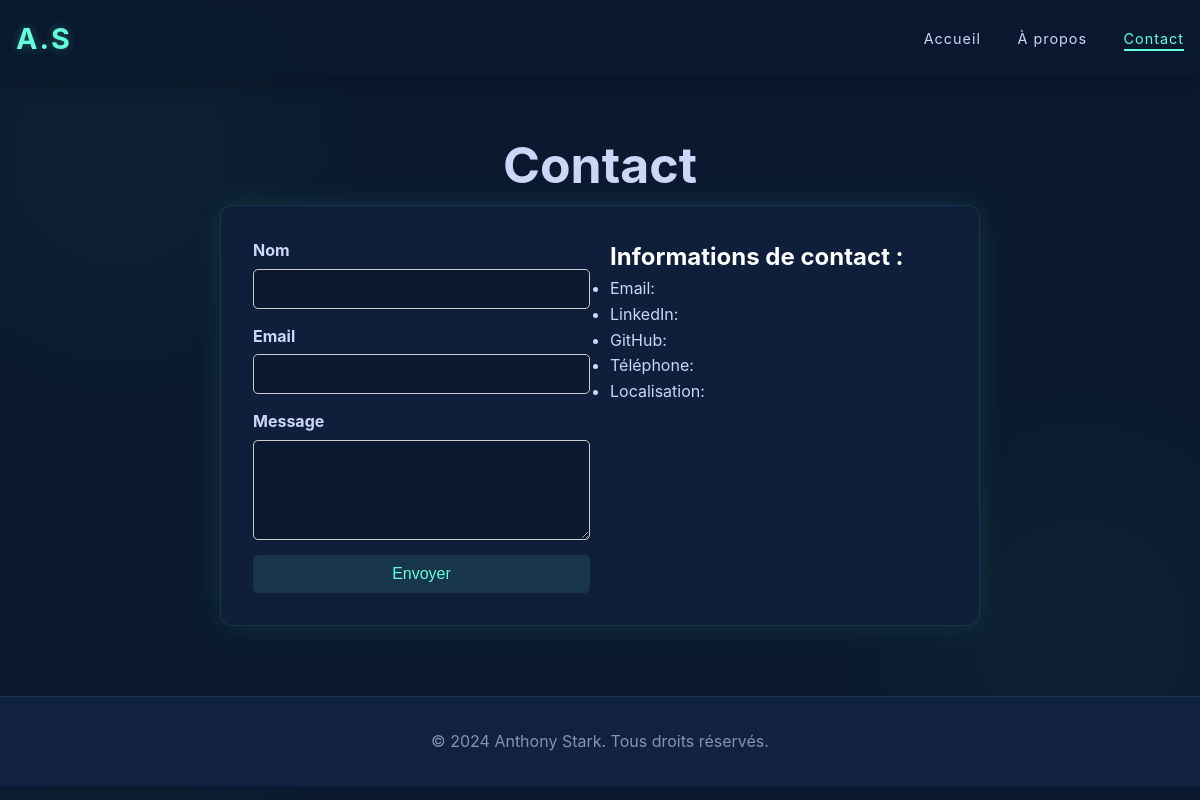
The page /contact.php on the database as committed earlier.
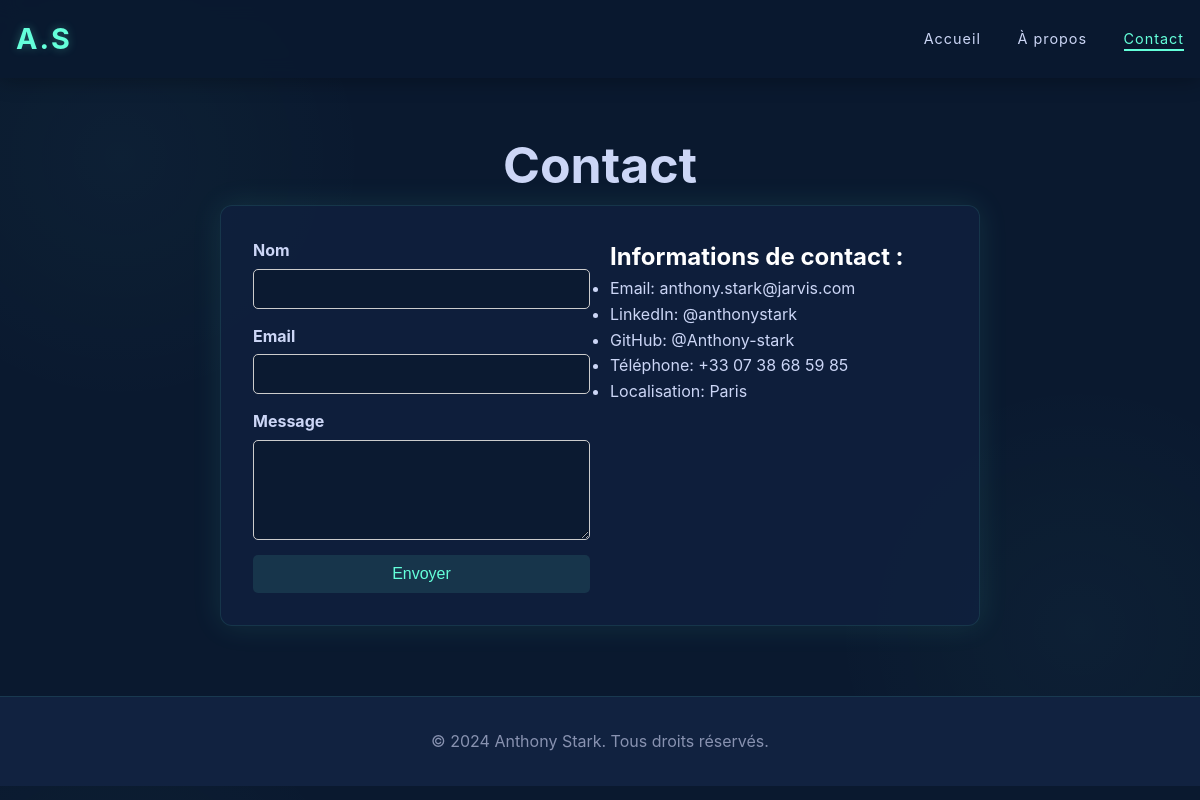
The same page on the database as committed later.
### tables this page shows
CREATE TABLE IF NOT EXISTS `contact_info` (
    `id` INT AUTO_INCREMENT PRIMARY KEY,
    `email` VARCHAR(255),
    `linkedin` VARCHAR(255),
    `github` VARCHAR(255),
    `telephone` VARCHAR(20),
    `localisation` VARCHAR(100)
);

### contact.php (the view, shortened to what this page needs)
<?php
    require_once(__DIR__."\databaseconnect.php");
    $contactStatement = $mysqlClient->prepare("SELECT * from contact_info");
    $contactStatement->execute();
    $contact = $contactStatement->fetchAll();
    $email = $contact[0]['email'];
    $linkedin = $contact[0]['linkedin'];
    $github = $contact[0]['github'];
    $telephone = $contact[0]['telephone'];
    $localisation = $contact[0]['localisation'];
?>
<!DOCTYPE html>
<html lang="fr">
<head>
    <link rel="stylesheet" href="css/style.css">
</head>
<body>
    <nav>
        <div class="nav-content">
            <div class="logo">A.S</div>
            <div class="nav-links">
                <a href="index.php">Accueil</a>
                <a href="about.php">À propos</a>
                <a href="contact.php" class="active">Contact</a>
            </div>
        </div>
    </nav>
    <main>
        <section class="contact">
            <h1>Contact</h1>
            <div class="contact-content">
                <form id="contact-form" method="POST" action="contact.php">
                    <div class="form-group">
                        <label for="name">Nom</label>
                        <input type="text" id="name" name='name' required>
                    </div>
                    <div class="form-group">
                        <label for="email">Email</label>
                        <input type="email" id="email" name='email' required>
                    </div>
                    <div class="form-group">
                        <label for="message">Message</label>
                        <textarea id="message" name='message' required></textarea>
                    </div>
                    <button type="submit">Envoyer</button>
                </form>
                <div class="contact-info">
                    <h2>Informations de contact :</h2>
                <ul>
                    <li>Email: <?php echo $email; ?></li>
                    <li>LinkedIn: <?php echo $linkedin; ?></li>
                    <li>GitHub: <?php echo $github; ?></li>
                    <li>Téléphone: <?php echo $telephone; ?></li>
                    <li>Localisation: <?php echo $localisation; ?></li>
                </div>
            </div>
        </section>
    </main>
    <footer>
        <p>© 2024 Anthony Stark. Tous droits réservés.</p>
    </footer>
</body>
</html>

Rows that differ between the two databases and show on the page:
added contact_info: email "anthony.stark@jarvis.com", linkedin "@anthonystark", github "@Anthony-stark", telephone "+33 07 38 68 59 85", localisation "Paris"
